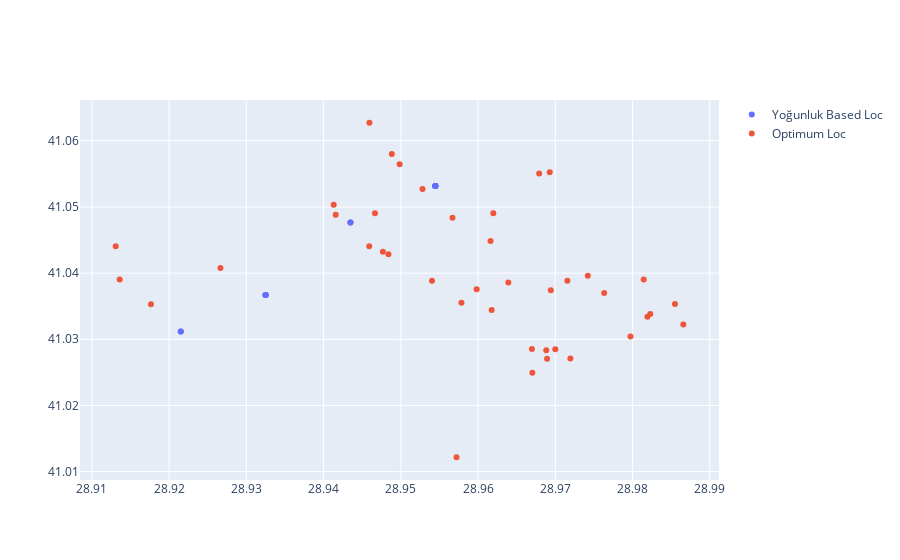

Write notebook code for a chart like this one.
### Code cell
import plotly.graph_objects as go

# Create a figure with 2 subplots
fig = go.Figure()

# Add a scatter plot to the first subplot
fig.add_scatter(x=df1['LONGITUDE'].iloc[:100], y=df1['LATITUDE'].iloc[:100],
                mode='markers',
                name='Yoğunluk Based Loc')

# Add a scatter plot to the second subplot
fig.add_scatter(x=df3['LONGITUDE'][:100], y=df3['LATITUDE'][:100],
                mode='markers',
                name='Optimum Loc')

fig.show()

### Figure 1 — Plotly figure (JSON) as saved in the notebook; plotly's stock layout.template omitted (floating-point values rounded to 4 significant figures)
{"data": [{"mode": "markers", "name": "Yoğunluk Based Loc", "type": "scatter", "x": [28.93, 28.95, 28.93, 28.95, 28.94, 28.95, 28.93, 28.93, 28.94, 28.95, 28.95, 28.92, 28.92, 28.95], "y": [41.04, 41.05, 41.04, 41.05, 41.05, 41.05, 41.04, 41.04, 41.05, 41.05, 41.05, 41.03, 41.03, 41.05]}, {"mode": "markers", "name": "Optimum Loc", "type": "scatter", "x": [28.97, 28.95, 28.97, 28.96, 28.96, 28.96, 28.94, 28.98, 28.96, 28.95, 28.99, 28.92, 28.98, 28.91, 28.97, 28.97, 28.94, 28.97, 28.97, 28.98, 28.93, 28.96, 28.97, 28.95, 28.96, 28.95, 28.96, 28.95, 28.95, 28.97, 28.95, 28.96, 28.95, 28.91, 28.98, 28.97, 28.95, 28.99, 28.98, 28.97, 28.97], "y": [41.04, 41.06, 41.03, 41.03, 41.04, 41.05, 41.05, 41.03, 41.05, 41.05, 41.04, 41.04, 41.04, 41.04, 41.06, 41.06, 41.05, 41.02, 41.03, 41.04, 41.04, 41.01, 41.03, 41.05, 41.04, 41.04, 41.04, 41.04, 41.04, 41.04, 41.06, 41.04, 41.04, 41.04, 41.03, 41.04, 41.06, 41.03, 41.03, 41.03, 41.03]}], "layout": {}}
